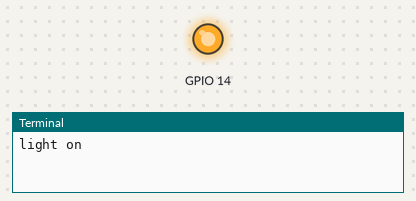
Recording of a program running on a simulated Raspberry Pi (BCM pin numbers). Parts: output pins drawn as LEDs (lit = HIGH), the last lines printed to the terminal. At 9.0 s the program stops and its outputs stay as they are.

Above: at 0.2 s.
At 2.7 s:
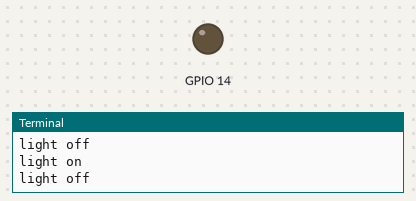
Timing chart, 0 to 4.6 s (numbered marks = the images above):
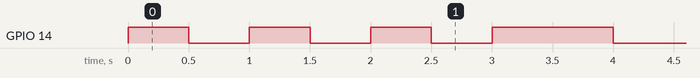

The program:

led_blink_loops2.py
```python
'''
Use for loop to blink led 10 times
Use while loop to have counter
	- If the counter reaches ten then it should stop
'''
import time
import RPi.GPIO as GPIO
GPIO.setmode(GPIO.BCM)
GPIO.setup(14,GPIO.OUT)

def blink(seconds):
	GPIO.output(14,True)
	print "light on"
	time.sleep(seconds)
	GPIO.output(14,False)
	print "light off"
	time.sleep(seconds)

switch = 0
while switch < 3:
	switch = switch+1
	blink(0.5)

light = [1,2,3]
for test in light:
	blink(1)

print("End of Code")
'''
Put positive wire in output
Put negative wire in ground(GND)
'''
```

Measured:
- by itself, GPIO 14: repeats every 2.0 s: HIGH 1.0 s, LOW 1.0 s
